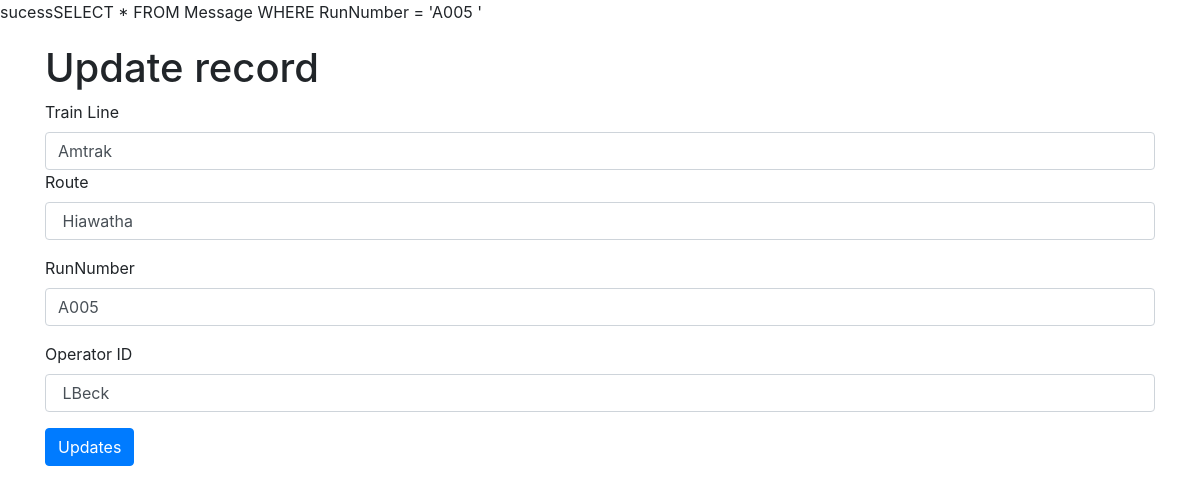
Screenshot of /update_interface.php?RunNumber=A005 with the database file from the repository.
### tables this page shows
CREATE TABLE `Message` (
  `TrainLine` varchar(500) NOT NULL,
  `Route` varchar(500) NOT NULL,
  `RunNumber` varchar(500) NOT NULL,
  `OperatorID` varchar(500) NOT NULL
);

### update_interface.php (the view, shortened to what this page needs)
<?php
require_once('./configs.php');
if (isset($_GET['RunNumber'])) {
    $RunNum = $_GET['RunNumber'];
    $sql = "SELECT * FROM Message WHERE RunNumber =  '".$RunNum." ' ";
    echo $sql;
    $result = mysqli_query($conn, $sql);
    $row = mysqli_fetch_array($result);
}
else {
    echo "No user id received on request at update_interface get";
    die();
}
?>
<!doctype html>
<html lang="en">
<head>
    <link rel="stylesheet" href="https://cdn.jsdelivr.net/npm/bootstrap@4.5.3/dist/css/bootstrap.min.css">
</head>
<body>
    <div style="margin-top: 20px" class="container">
        <h1>Update record</h1>
        <form action="update.php" method="post">
            <label for="Train Line">Train Line</label>
            <input class="form-control" type="text" name="TrainLine" id="TrainLine" value="<?php echo $row['TrainLine'] ?>">
            <div class="form-group">
                <label for="Route">Route</label>
                <input class="form-control" type="text" id="Route" name="Route" value="<?php echo $row['Route']?>">
            </div>
            <div class="form-group">
                <label for="RunNumbers">RunNumber</label>
                <input class="form-control" type="text" id="RunNumbers" name="RunNumbers" value="<?php echo $row['RunNumber'] ?>">
            </div>
            <div class="form-group">
                <label for="Operator ID">Operator ID</label>
                <input class="form-control" type="text" id="OperatorID" name="OperatorID" value="<?php echo $row['OperatorID'] ?>">
            </div>
            <div class="form-group">
                <input class="btn btn-primary" name='Submit' type="submit" value="Updates">
            </div>
        </form>
</body>
</html>

### rows the page displays
message: TrainLine "Amtrak", Route "Hiawatha", RunNumbers "A005", OperatorID "LBeck"

### other values shown
$sql "SELECT * FROM Message WHERE RunNumber = 'A005 '"
